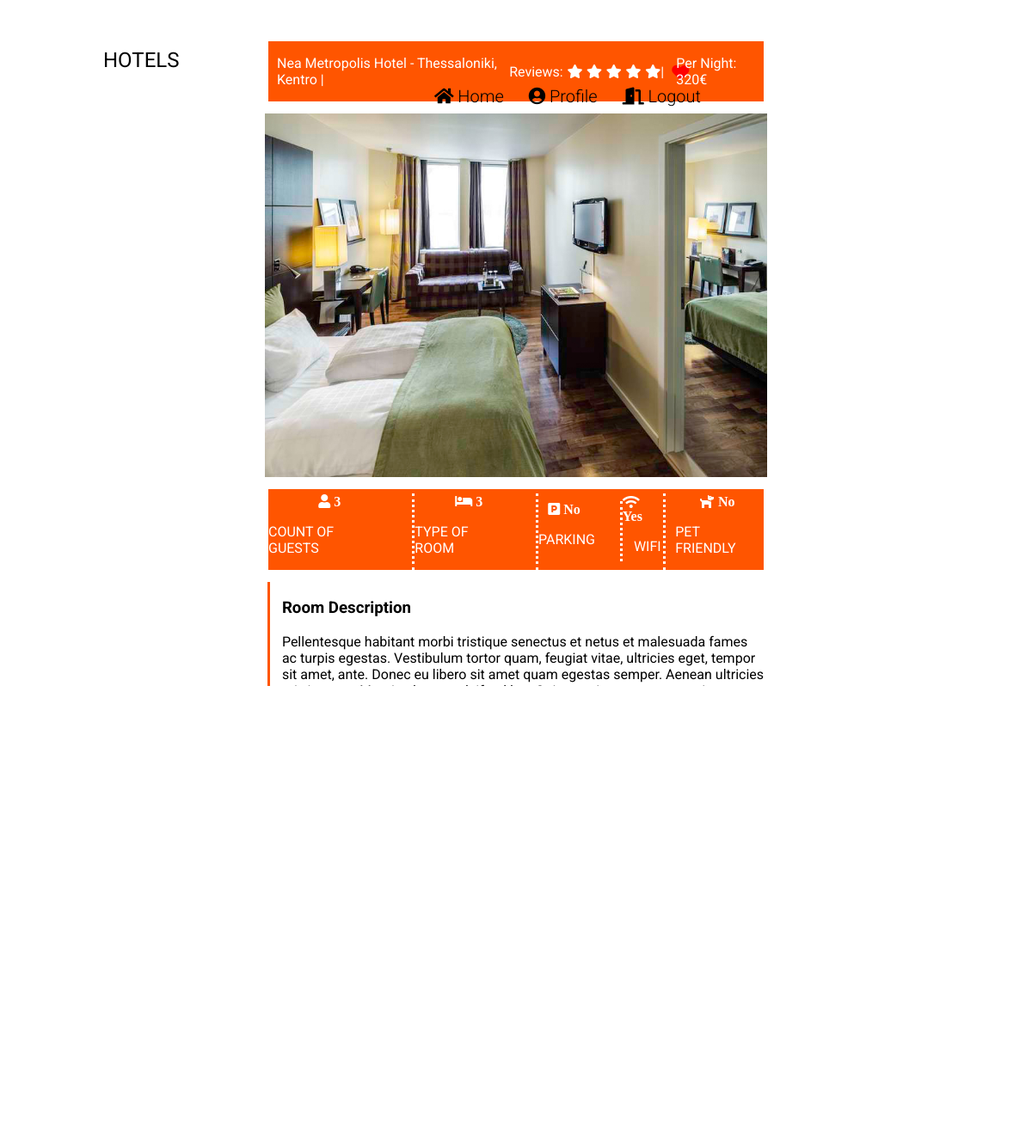
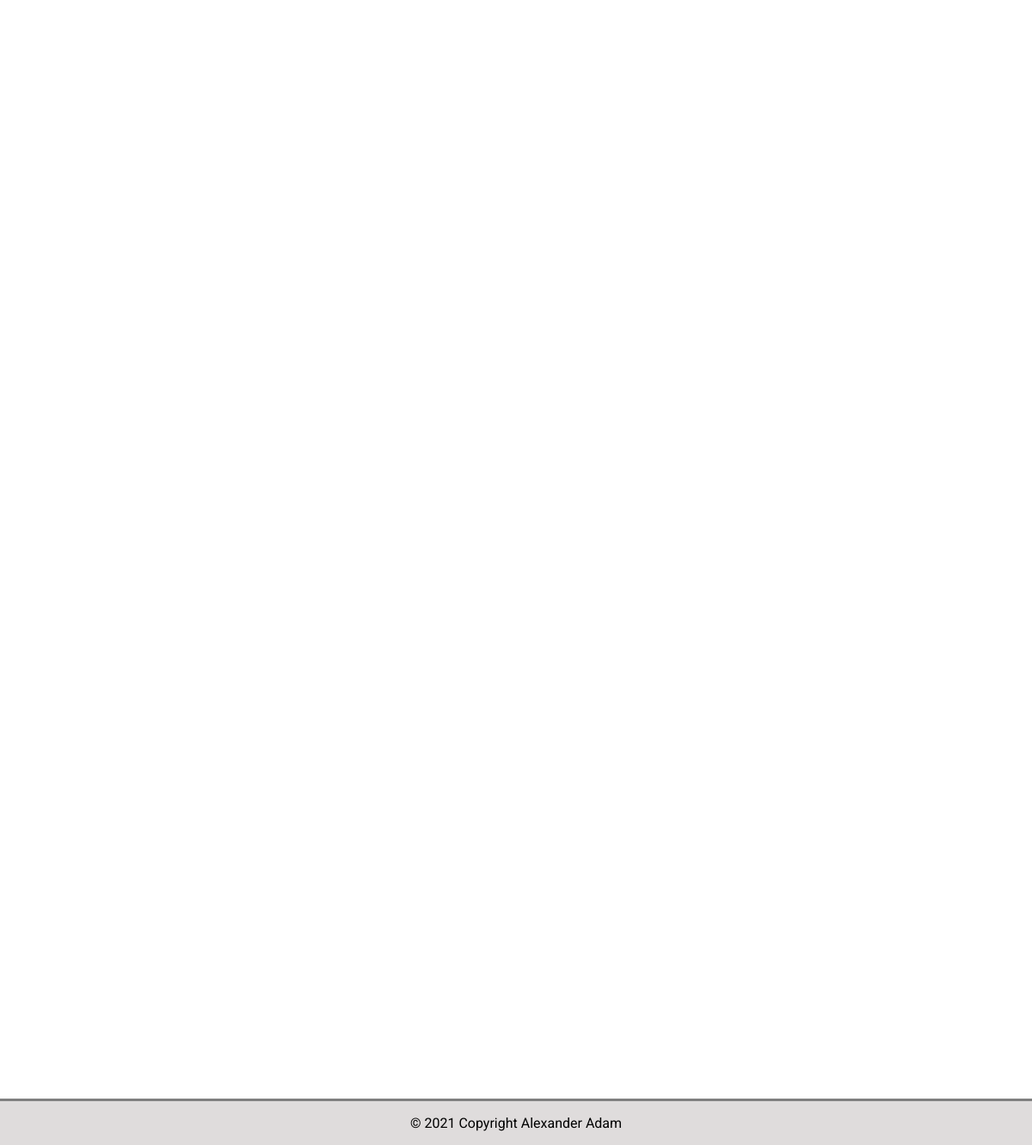
Page /hotel_app/public/room.php?room_id=6&check_in_date=2021-12-02&check_out_date=2021-12-04 (signed in) on the committed database (2 pictures, top to bottom).
### tables this page shows
CREATE TABLE `room` (
  `room_id` int(10) UNSIGNED NOT NULL,
  `type_id` int(10) UNSIGNED NOT NULL,
  `name` varchar(250) NOT NULL,
  `city` varchar(250) NOT NULL,
  `area` varchar(250) NOT NULL,
  `photo_url` varchar(250) NOT NULL,
  `count_of_guests` int(10) UNSIGNED NOT NULL,
  `price` int(10) UNSIGNED NOT NULL,
  `address` varchar(250) NOT NULL,
  `location_lat` decimal(10,7) NOT NULL,
  `location_long` decimal(10,7) NOT NULL,
  `description_short` varchar(250) NOT NULL,
  `description_long` text NOT NULL,
  `parking` tinyint(1) NOT NULL,
  `wifi` tinyint(1) NOT NULL,
  `pet_friendly` tinyint(1) NOT NULL,
  `avg_reviews` decimal(10,7) DEFAULT NULL,
  `count_reviews` int(10) UNSIGNED DEFAULT 0,
  `created_time` timestamp NOT NULL DEFAULT current_timestamp(),
  `updated_time` timestamp NOT NULL DEFAULT current_timestamp() ON UPDATE current_timestamp()
);

### hotel_app/boot/boot.php (called while the page is built, shortened)
<?php
spl_autoload_register(function ($class) {
    $class = str_replace("\\","/", $class);
});

### hotel_app/app/Hotel/Room.php (called while the page is built, shortened)
<?php
class Room extends BaseService
{
    public function get($roomId)
    {
        $parameters = [
            ':room_id' => $roomId,
        ];
        return $this->fetch('SELECT * FROM room WHERE room_id = :room_id', $parameters);
    }
}

### hotel_app/app/Hotel/BaseService.php (called while the page is built, shortened)
<?php
class BaseService
{
    private static $pdo;
    protected function initializePdo()
    {
        if (!empty(self::$pdo)){
            return;
        }
        $config = Configuration::getInstance();
        $databaseConfig = $config->getConfig()['database'];
        try{
        self::$pdo = new PDO(sprintf('mysql:host=%s;dbname=%s;charset=UTF8',
        $databaseConfig['host'],$databaseConfig['database']),$databaseConfig['user'],
        $databaseConfig['password'],
        [PDO::MYSQL_ATTR_INIT_COMMAND => "SET NAMES 'UTF8'"]);
        } catch (\PDOException $ex){
            throw new \Exception(sprintf('Could not connect to database. Error: %s', $ex->getMessage()));
        }
    }
    protected function fetch($sql, $parameters = [], $type = PDO::FETCH_ASSOC)
    {
        $statement = $this->getPdo()->prepare($sql);
        $status = $statement->execute($parameters);
        return $statement->fetch($type);
    }
    protected function getPdo()
    {
        return self::$pdo;
    }
}

### hotel_app/app/Hotel/User.php (called while the page is built, shortened)
<?php
class User extends BaseService
{
    private static $currentUserId;
    public static function getCurrentUserId()
    {
        return self::$currentUserId;
    }
    public static function setCurrentUserId($userId)
    {
        self::$currentUserId = $userId;
    }
}

### hotel_app/app/Hotel/Favorite.php (called while the page is built, shortened)
<?php
class Favorite extends BaseService
{
    public function isFavorite($roomId, $userId)
    {
        $parameters = [
            ':room_id' => $roomId,
            ':user_id' => $userId,
        ];
      $favorite =  $this->fetch('SELECT * FROM favorite WHERE room_id = :room_id AND user_id = :user_id', $parameters);
      return !empty($favorite);
    }
}

### hotel_app/public/room.php (the view, shortened to what this page needs)
<?php
    require __DIR__.'/../boot/boot.php';
    $room = new Room();
    $favorite = new Favorite();
    $roomId = $_REQUEST['room_id'];
    $roomInfo = $room->get($roomId);
    $userId = User::getCurrentUserId();
    $isFavorite = $favorite->isFavorite($roomId, $userId);
?>
<!DOCTYPE html>
<html lang="en">
<head>
    <link href="https://api.mapbox.com/mapbox-gl-js/v2.6.1/mapbox-gl.css" rel="stylesheet">
</head>
 <body>
    <header>
    <div class="container-header">
            <div class="header-logo">
                <p >HOTELS</p>
            </div>
            <div class="menu-bar">
            <ul>
                    <li>
                        <a href="../public/index.php" class="home-link">
                        <i class="fas fa-home"></i>
                            Home
                        </a>
                    </li>
                    <?php
                        if (empty($userId)) {
                    ?>
                    <li>
                        <a href="../public/login.php" class="login-link">
                            Login
                        </a>
                    </li>
                    <li>
                        <a href="../public/register.php" class="register-link">
                            Register
                        </a>
                    </li>
                    <?php
                        } else {
                    ?>
                    <li>
                    <a href="../public/profile.php" class="profile-link">
                    <i class="fas fa-user-circle"></i>
                        Profile
                    </a>
                    </li>
                    <li>
                    <a href="../public/logout.php" class="logout-link">
                    <i class="fas fa-door-open"></i>
                        Logout
                    </a>
                    </li>
                    <?php
                        }
                    ?>
                </ul>
            </div>
        </div>
    </header>
    <main>
        <section class="main-container">
            <section class="head-info">
                <div class="hotel-name-reviews">
                    <p class="name-text"> <?php echo sprintf('%s - %s, %s', $roomInfo['name'], $roomInfo['city'], $roomInfo['area'])?> | <p>
                </div>
                <div class="title-reviews">
                    <span>Reviews:</span>
                    <?php
                        $roomAvgReview = $roomInfo['avg_reviews'];
                        for ($i = 1; $i <=5; $i++) {
                            if ($roomAvgReview >= $i) {
                                ?>
                                <span class="fa fa-star checked"></span>
                                <?php
                            } else {
                                ?>
                                <span class="fa fa-star"></span>
                                <?php
                            }
                        }
                    ?>
                    |
                </div>
                <div class="title-reviews" id="favorite">
                    <form name = "favoriteForm" method = "POST"  class = "favoriteForm" action = "actions/favorite.php">
                            <button type="submit" class="fa fa-heart star <?php echo $isFavorite  ? 'selected' : ''; ?>" id="fav"></button>
                    </form>
                </div>
                <div class="money-text">Per Night: <?php echo $roomInfo['price'] ?>&euro; </div>
            </section>
            <div class="hotel-img">
                <img src="assets/images/<?php echo $roomInfo['photo_url'] ?>" alt="room image">
            </div>
            <section class="more-hotel-information">
                <div class="num-of-guests">
                    <i class="fas fa-user"> <?php echo sprintf('%s', $roomInfo['count_of_guests'])?> </i>
                    <p> COUNT OF GUESTS </p>
                </div>
                <div class="room-type">
                    <i class="fas fa-bed"> <?php echo sprintf('%s', $roomInfo['type_id'])?> </i>
                    <p> TYPE OF ROOM </p>
                </div>
                <div class="hotel-parking">
                    <i class="fas fa-parking"> <?php echo sprintf('%s', $roomInfo['parking'] == 1 ? 'Yes' : 'No')?></i>
                    <p> PARKING </p>
                </div>
                <div class="hotel-wifi">
                    <i class="fas fa-wifi"> <?php echo sprintf('%s', $roomInfo['wifi'] == 1 ? 'Yes' : 'No')?> </i>
                    <p style="margin-left: 28%;"> WIFI </p>
                </div>
                <div class="pet-friendly">
                    <i class="fas fa-dog"> <?php echo sprintf('%s', $roomInfo['pet_friendly'] == 1 ? 'Yes' : 'No')?> </i>
                    <p > PET FRIENDLY </p>
                </div>
            </section>
            <section class="hotel-description">
                <h3>
                    Room Description
                </h3>
                <p><?php echo sprintf('%s', $roomInfo['description_long'])?></p>
            </section>
        </section>
    </main>
    <footer>
        <p> &copy; 2021 Copyright Alexander Adam </p>
    </footer>
    <link rel="stylesheet" type="text/css" href="assets/css/style-room.css">
    <link  href="assets/css/fontawesome.min.css" rel="stylesheet">
    <link rel="stylesheet" href="//code.jquery.com/ui/1.13.0/themes/base/jquery-ui.css">
 </body>
</html>

### hotel_app/public/assets/css/style-room.css (style rules this page uses)
html { position: absolute; margin: 0; padding: 0; left: 0; right: 0; top: 0; bottom: 0; background: #fff; font-family: 'Roboto', sans-serif; font-weight: 400; overflow: auto; height: auto; }
body { margin: 0; padding: 0; background: #fff; font-family: 'Roboto', sans-serif; font-weight: 400; height: auto; }
body > header ul li { text-decoration: none; list-style-type: none; display: inline-block; }
a { font-weight: 300; text-decoration: none; list-style-type: none; color: black; }
ul li { text-decoration: none; list-style-type: none; }
img { width: 90%; height: 100%; }
header .header-logo { font-weight: 400; font-size: x-large; }
.container-header { position: fixed; top: 0; width: 100%; z-index: 99999; display: flex; align-items: center; }
li { margin-right: 25px; }
.home-link { font-size: 20px; }
.profile-link { font-size: 20px; }
.logout-link { font-size: 20px; }
.menu-bar { margin-left: auto; margin-right: 15%; }
.header-logo { padding-left: 10%; font-weight: 400; }
header ul { list-style: none; }
.main-container { display: flex; flex-direction: column; align-items: center; margin-left: auto; margin-right: auto; width: 60%; height: 750px; margin-top: 2%; overflow-y: auto; }
.head-info { display: flex; align-items: center; background: #ff5500; width: 80%; color: #fff; }
.hotel-name-reviews { display: flex; }
.title-reviews { display: flex; align-items: center; margin-left: 1%; }
.fa-star { margin-left: 3%; }
.name-text { margin-left: 10px; }
.star { font-size: 20px; margin-left: 65%; cursor: pointer; border: none; background-color: #ff5500; color: #fff; margin-top: 3px; }
.selected { color: red; }
.money-text { margin-left: auto; margin-right: 1.5%; }
.hotel-img { margin-right: auto; margin-left: auto; display: flex; justify-content: center; margin-top: 2%; }
.more-hotel-information { display: flex; justify-content: space-around; align-items: center; margin-top: 2%; background: #ff5500; width: 80%; padding-top: 5px; color: #fff; }
.num-of-guests { border-right: dotted; padding: 0 5% 0 0; }
.fa-user { margin-left: 42%; }
.room-type { border-right: dotted; padding: 0 5% 0 0; }
.fa-bed { margin-left: 42%; }
.hotel-parking { border-right: dotted; padding: 0 5% 0 0; }
.fa-parking { margin-left: 17%; }
.pet-friendly { border-left: dotted; padding: 0 0 0 2%; }
.fa-dog { margin-left: 27%; }
.hotel-description { margin-top: 2%; width: 78%; border-left: #ff5500 solid 3px; padding: 0 0 0 2%; }
@media (max-width: 1322px) { .menu-bar { margin-right: 30%; } }
@media (max-width: 1322px) { .menu-bar { margin-top: 7%; } }
body > footer { background-color: #dfdcdc;; bottom: 0; position: fixed; width: 100%; text-align: center; border-top: 3px solid #808080; }

### rows in the picture
room: name "Nea Metropolis Hotel", city "Thessaloniki", area "Kentro", price "320", photo_url (picture), count_of_guests "3", type "3", parking "No", wifi "Yes", pet_friendly "No", description_long "Pellentesque habitant morbi tristique senectus et netus et malesuada fames ac turpis egestas. Vestibulum tortor quam, feugiat vitae, ultricies eget, tempor sit amet, ante. Donec eu libero sit amet quam egestas semper. Aenean ultricies…"
